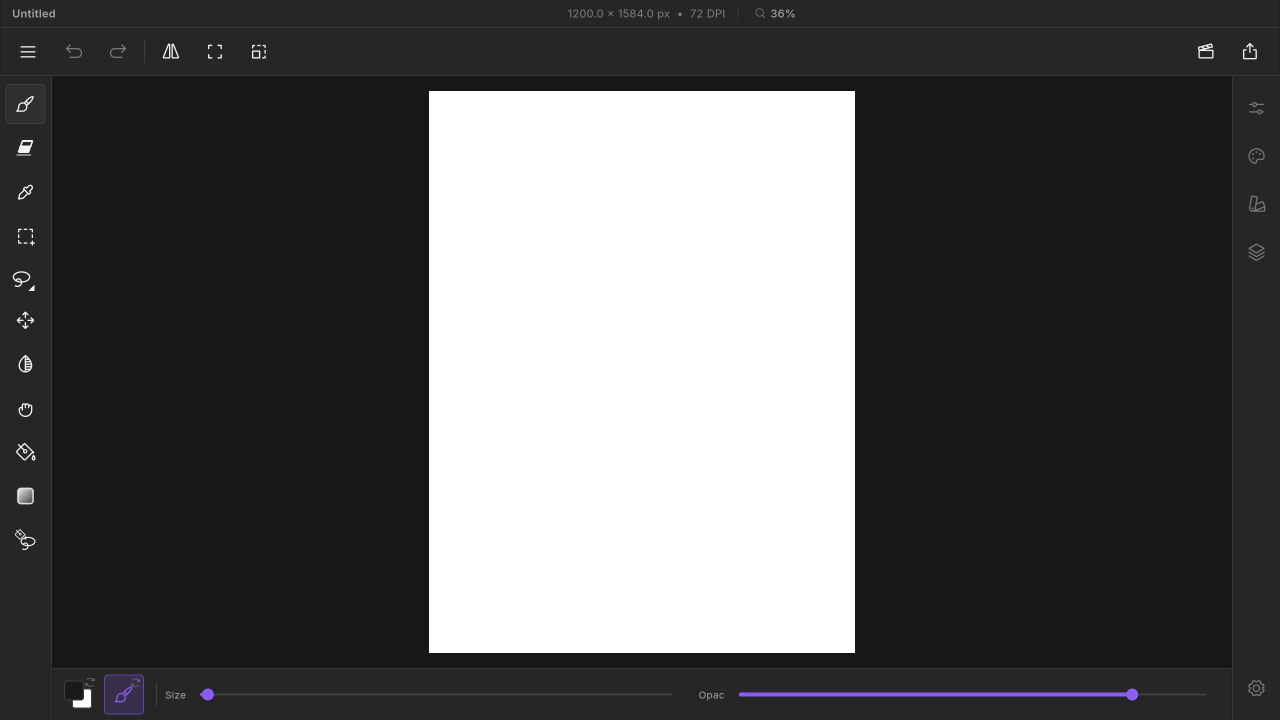
#> input picture ui/studio.png, 2560 x 1440 px (shown at 1/2 size)
$ python split_studio.py
#> lines starting #> are read from the running program, lines starting #| are printed output that depends on the picture; after the words box and inside, x2 and y2 are one past the last pixel; in counts of white or black regions, pixels touching at a corner belong together
"""Split ui/studio.png into the layers of the exploded view (ui/studio/*.png + layers.json).

The base keeps the studio's shape with every lifted panel left as an empty socket, so a raised
panel never doubles with its own copy underneath. The page (canvas) is left out: it is the box.
Edges were measured on the 2x capture (panel colour 38, borders 53, workspace 23).
"""
import json, pathlib
from PIL import Image, ImageDraw

ROOT = pathlib.Path(__file__).resolve().parent.parent
src = Image.open(ROOT / "ui/studio.png").convert("RGB")
#> src is the input picture: PIL image 2560x1440 RGB; mean R, G, B 87.7, 87.6, 88
W, H = src.size
#> W = 2560; H = 1440
PANELS = {
    "title":   [0, 0, W, 56],
    "toolbar": [0, 56, W, 152],
    "tools":   [0, 152, 104, H],
    "rail":    [2464, 152, W, H],
    "bottom":  [104, 1336, 2464, H],
}
PAGE = [858, 182, 1710, 1306]
out = ROOT / "ui/studio"
base = src.copy()
d = ImageDraw.Draw(base)
for k, r in PANELS.items():
    src.crop(r).save(out / f"{k}.png")
    d.rectangle([r[0], r[1], r[2] - 1, r[3] - 1], fill=(30, 30, 30))
#> this loop made 5 passes
#> pass 1, `src.crop(r).save(out / f"{k}.png")`:
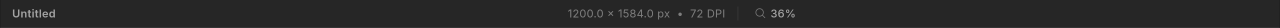
#> saved as title.png: PIL image 2560x56 RGB (shown at 1/2 size); min 28, max 163, mean 40
#> pass 2, `src.crop(r).save(out / f"{k}.png")`:
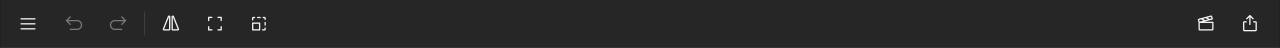
#> saved as toolbar.png: PIL image 2560x96 RGB (shown at 1/2 size); min 28, max 242, mean 39.9
d.rectangle([PAGE[0], PAGE[1], PAGE[2] - 1, PAGE[3] - 1], fill=(23, 23, 23))
base.save(out / "base.png")
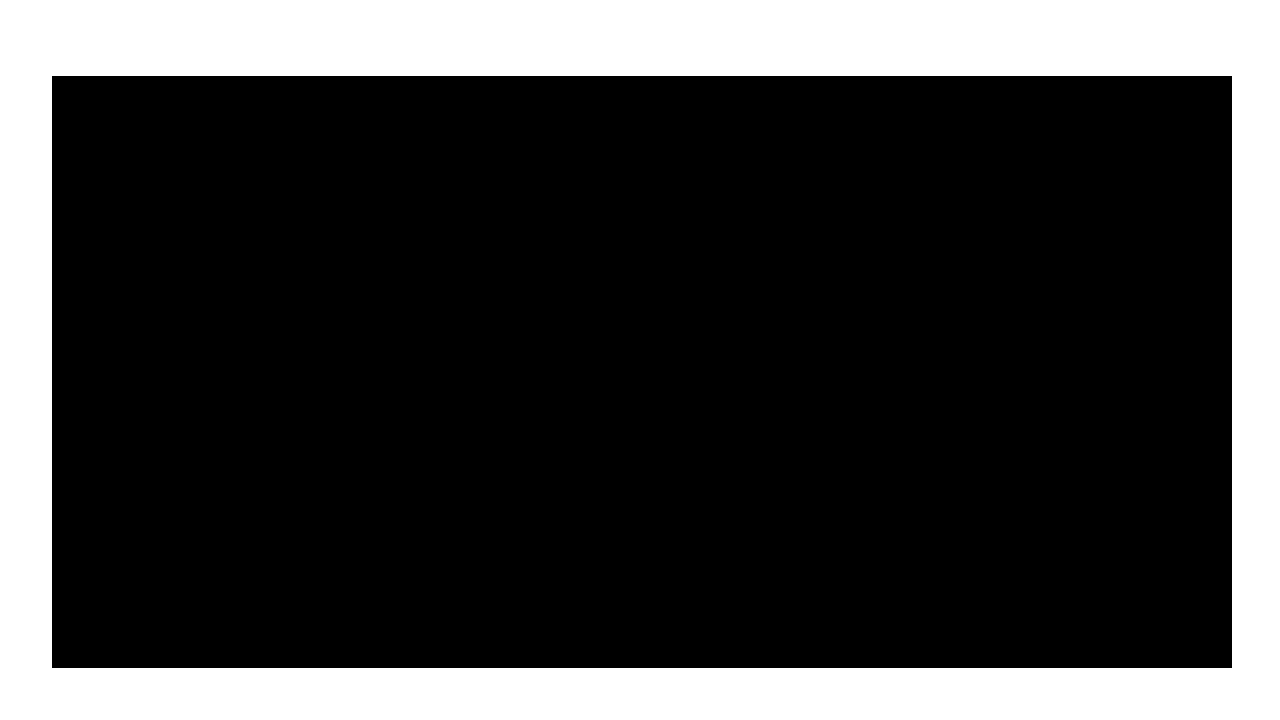
#> saved as base.png: PIL image 2560x1440 RGB (shown at 1/2 size); values 23 (black) and 30 (white), 24.2% white; 1 white region, box (x1, y1, x2, y2) and area: (0, 0, 2560, 1440) 892160
(out / "layers.json").write_text(json.dumps({"size": [W, H], "panels": PANELS, "page": PAGE}, indent=1) + "\n")
print("ok")
